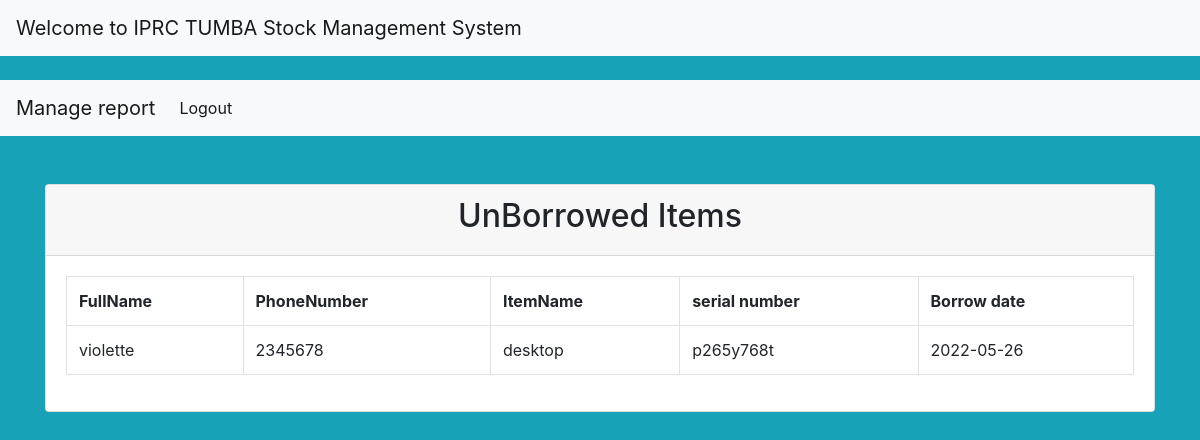
/view2.php, run on the app's committed database.
### tables this page shows
CREATE TABLE `person` (
  `p_id` int(1) NOT NULL,
  `fullname` varchar(20) NOT NULL,
  `phonenumber` varchar(23) NOT NULL,
  `email` varchar(90) NOT NULL,
  `borrowdate` varchar(23) NOT NULL,
  `item_id` varchar(34) NOT NULL,
  `status` int(11) NOT NULL
);

CREATE TABLE `item_tbl` (
  `item_id` int(11) NOT NULL,
  `item_name` varchar(20) NOT NULL,
  `cost` int(20) NOT NULL,
  `enter_date` date NOT NULL,
  `serial_number` varchar(11) NOT NULL
);

### view2.php (the view)
<?php
require 'connect.php';
$sql = 'SELECT * FROM person,item_tbl WHERE person.item_id=item_tbl.item_id and status=1';
$statement = $connection->prepare($sql);
$statement->execute();
$item_tbl= $statement->fetchAll(PDO::FETCH_OBJ);
 ?>
<?php require 'header1.php'; ?><br>
<?php require 'header4.php'; ?>
<div class="container">
  <div class="card mt-5">
    <div class="card-header">
     <center> <h2>UnBorrowed Items </h2></center>
    </div>
    <div class="card-body">
      <table class="table table-bordered">
        <tr>
          <th>FullName</th>
          <th>PhoneNumber</th>
          <th>ItemName</th>
          <th>serial number</th>
          <th>Borrow date</th>
        </tr>
        <?php foreach($item_tbl as $st): ?>
          <tr>
            <td><?= $st->fullname; ?></td>
            <td><?= $st->phonenumber; ?></td>
            <td><?= $st->item_name; ?></td>
            <td><?= $st->serial_number; ?></td>
            <td><?= $st->borrowdate; ?></td>
          </tr>
        <?php endforeach; ?>
      </table>
    </div>
  </div>
</div>

### data on the page
person: fullname "violette", phonenumber "2345678", item.item_name "desktop", item.serial_number "p265y768t", borrowdate "2022-05-26"
